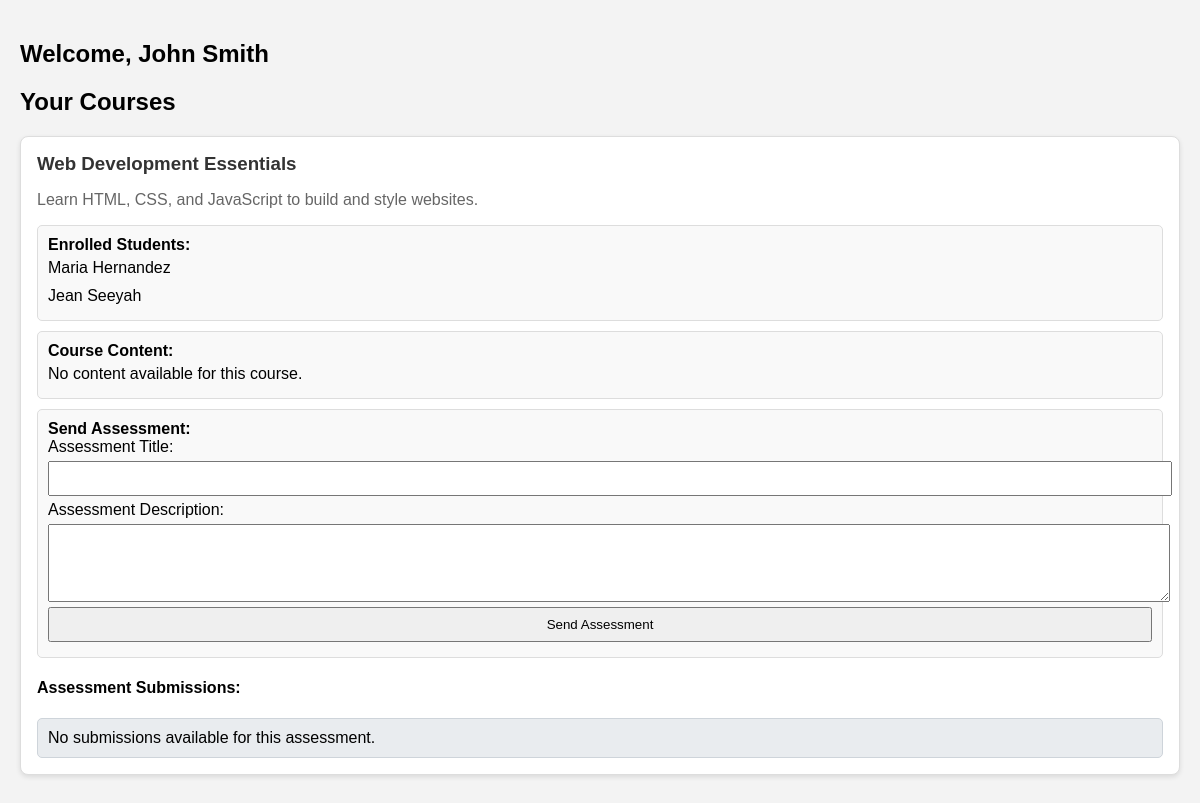
Page /instructor_dashboard.php (signed in) on the committed database.
### tables this page shows
CREATE TABLE `courses` (
  `id` int(11) NOT NULL,
  `course_name` varchar(255) NOT NULL,
  `course_description` text DEFAULT NULL,
  `course_image` varchar(255) DEFAULT NULL,
  `instructor_id` int(11) DEFAULT NULL,
  `instructor_name` varchar(255) DEFAULT NULL,
  `overview` text DEFAULT NULL
);

CREATE TABLE `students` (
  `id` int(11) NOT NULL,
  `username` varchar(255) NOT NULL,
  `email` varchar(255) NOT NULL,
  `password` varchar(255) NOT NULL,
  `created_at` timestamp NOT NULL DEFAULT current_timestamp(),
  `name` varchar(255) NOT NULL,
  `code` varchar(255) NOT NULL,
  `approved` tinyint(1) DEFAULT 0,
  `reset_token` varchar(255) NOT NULL
);

### instructor_dashboard.php (the view, shortened to what this page needs)
<?php
require 'db_connection.php';
$instructor_id = $_SESSION['instructor_id'];
$courses = $pdo->prepare("SELECT * FROM courses WHERE instructor_id = ?");
$courses->execute([$instructor_id]);
$courses = $courses->fetchAll(PDO::FETCH_ASSOC);
$students_by_course = [];
foreach ($courses as $course) {
    $course_id = $course['id'];
    $students = $pdo->prepare("SELECT s.id, s.name FROM students s
                                JOIN enrollments e ON s.id = e.student_id
                                WHERE e.course_id = ?");
    $students->execute([$course_id]);
    $students_by_course[$course_id] = $students->fetchAll(PDO::FETCH_ASSOC);
}
$modules_by_course = [];
foreach ($courses as $course) {
    $course_id = $course['id'];
    $modules = $pdo->prepare("SELECT * FROM modules WHERE course_id = ?");
    $modules->execute([$course_id]);
    $modules_by_course[$course_id] = $modules->fetchAll(PDO::FETCH_ASSOC);
}
$feedback_by_submission = [];
foreach ($courses as $course) {
    $course_id = $course['id'];
    $submissions = $pdo->prepare("SELECT asmt.id AS submission_id, asmt.student_id, asmt.submission_text, s.name AS student_name
                                   FROM assessment_submissions asmt
                                   JOIN students s ON asmt.student_id = s.id
                                   WHERE asmt.assessment_id IN (SELECT id FROM assessments WHERE course_id = ?)");
    $submissions->execute([$course_id]);
    $feedback_by_submission[$course_id] = $submissions->fetchAll(PDO::FETCH_ASSOC);
}
?>
<!DOCTYPE html>
<html lang="en">
<head>
</head>
<body>
    <div class="container">
        <h2>Welcome, <?php echo htmlspecialchars($_SESSION['instructor_name']); ?></h2>
        <h2>Your Courses</h2>
        <?php if (count($courses) > 0): ?>
            <?php foreach ($courses as $course): ?>
                <div class="course">
                    <h3><?php echo htmlspecialchars($course['course_name']); ?></h3>
                    <p><?php echo htmlspecialchars($course['course_description']); ?></p>
                    <div class="students">
                        <h4>Enrolled Students:</h4>
                        <?php
                        if (!empty($students_by_course[$course['id']])) {
                            foreach ($students_by_course[$course['id']] as $student): ?>
                                <div class="student"><?php echo htmlspecialchars($student['name']); ?></div>
                            <?php endforeach; ?>
                        <?php } else { ?>
                            <div class='student'>No students enrolled in this course.</div>
                        <?php } ?>
                    </div>
                    <div class="modules">
                        <h4>Course Content:</h4>
                        <?php
                        if (!empty($modules_by_course[$course['id']])) {
                            foreach ($modules_by_course[$course['id']] as $module): ?>
                                <div class="module"><?php echo htmlspecialchars($module['title']); ?></div>
                            <?php endforeach; ?>
                        <?php } else { ?>
                            <div class='module'>No content available for this course.</div>
                        <?php } ?>
                    </div>
                    <div class="assessment-form">
                        <h4>Send Assessment:</h4>
                        <form method="POST" action="">
                            <label for="assessment_title">Assessment Title:</label>
                            <input type="text" id="assessment_title" name="assessment_title" required>
                            <label for="assessment_description">Assessment Description:</label>
                            <textarea id="assessment_description" name="assessment_description" rows="4" required></textarea>
                            <input type="submit" name="send_assessment" value="Send Assessment">
                        </form>
                    </div>
                    <div class="submissions">
                        <h4>Assessment Submissions:</h4>
                        <?php
                        if (!empty($feedback_by_submission[$course['id']])) {
                            foreach ($feedback_by_submission[$course['id']] as $submission): ?>
                                <div class="submission">
                                    <h5>Submission by: <?php echo htmlspecialchars($submission['student_name']); ?></h5>
                                    <p><?php echo htmlspecialchars($submission['submission_text']); ?></p>
                                    <form method="POST" action="">
                                        <input type="hidden" name="submission_id" value="<?php echo htmlspecialchars($submission['submission_id']); ?>">
                                        <label for="feedback_text_<?php echo $submission['submission_id']; ?>">Feedback:</label>
                                        <textarea id="feedback_text_<?php echo $submission['submission_id']; ?>" name="feedback_text" rows="3" required></textarea>
                                        <input type="submit" name="submit_feedback" value="Submit Feedback">
                                    </form>
                                </div>
                            <?php endforeach; ?>
                        <?php } else { ?>
                            <div class='submission'>No submissions available for this assessment.</div>
                        <?php } ?>
                    </div>
                </div>
            <?php endforeach; ?>
        <?php else: ?>
            <p>No courses available.</p>
        <?php endif; ?>
    </div>
</body>
</html>

### instructor_dashboard.php (style rules this page uses)
body { font-family: Arial, sans-serif; background-color: #f3f3f3; margin: 0; padding: 20px; }
.container { max-width: 1200px; margin: 0 auto; }
.course { background-color: #fff; border: 1px solid #ddd; border-radius: 8px; padding: 16px; margin-bottom: 20px; box-shadow: 0 2px 5px rgba(0, 0, 0, 0.1); }
.course h3 { margin: 0 0 10px; color: #333; }
.course p { color: #666; }
.students, .modules, .assessment-form, .feedback-form { margin-top: 10px; padding: 10px; background-color: #f9f9f9; border: 1px solid #ddd; border-radius: 5px; }
.students h4, .modules h4, .assessment-form h4, .feedback-form h4 { margin: 0; }
.student, .module { padding: 5px 0; }
.assessment-form input, .assessment-form textarea, .feedback-form input, .feedback-form textarea { display: block; margin: 5px 0; width: 100%; padding: 8px; }
.submission { margin-top: 10px; padding: 10px; background-color: #e9ecef; border: 1px solid #ced4da; border-radius: 5px; }

### rows in the picture
courses: course_name "Web Development Essentials", course_description "Learn HTML, CSS, and JavaScript to build and style websites.", shows "No content available for this course.", shows "No submissions available for this assessment."
students: name "Maria Hernandez"
students: name "Jean Seeyah"

### other values in the picture
$_SESSION['instructor_name'] "John Smith"
